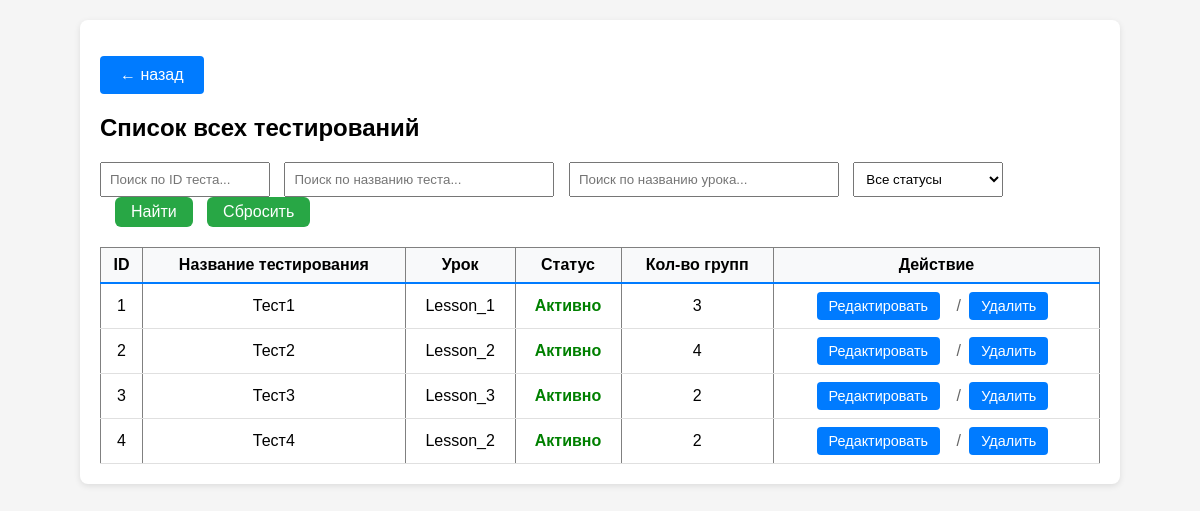
Page /dashboard/testing_management/testing_list (signed in) on the committed database.
### app.py (models this page shows, shortened)
class Testing(db.Model):
    __tablename__ = 'Testings'
    id = db.Column(db.Integer, primary_key=True)
    name = db.Column(db.String(64), unique=True, nullable=False)
    status = db.Column(db.Boolean, nullable=False)
    lesson_id = db.Column(db.Integer, nullable=False)
    group_id = db.Column(db.JSON, nullable=False)

class Lesson(db.Model):
    __tablename__ = 'Lessons'
    id = db.Column(db.Integer, primary_key=True)
    name = db.Column(db.String(64), unique=True, nullable=False)
    time = db.Column(db.Integer, nullable=False)
    price_correct = db.Column(db.Integer, default=1)
    price_wrong = db.Column(db.Integer, default=-1)
    questions = db.Column(db.JSON, nullable=False)

### app.py (the view)
@app.route('/dashboard/testing_management/testing_list')
def testing_list():
    if not check_privileges():
        return redirect(url_for('ErAuth'))
    testings = Testing.query.order_by(Testing.id).all()
    lessons = Lesson.query.order_by(Lesson.id).all()
    lessons_dict = {lesson.id: lesson for lesson in lessons}
    return render_template(mgn + 'testing_list.html', testings=testings, lessons_dict=lessons_dict)

### app.py (called while the page is built)
@login_manager.user_loader
def load_user(user_id):
    return User.query.get(int(user_id))

def check_privileges():
    curent_user = User.query.filter(
        User.username.ilike(
            session.get('curent_user')
        )
    ).first()
    print("DEBUD: curent user is",curent_user)
    print("DEBUG: curent user privileges -",curent_user.is_admin)
    if not curent_user or not curent_user.is_admin:
        return False
    else:
        return True

    def __repr__(self):
        return f'<User {self.username}>'

    @property
    def is_admin(self):
        return self.privileges

### templates/templateM/testing_list.html (shortened to what this page needs)
{% extends 'base.html' %}
{% block content %}
<p><a href="{{ url_for('testing_management') }}" class="btn">← назад</a></p>
<h2>Список всех тестирований</h2>
<div style="margin: 20px 0;">
  <input type="text" id="searchID" placeholder="Поиск по ID теста..."
         style="padding: 8px; width: 150px;">
  <input type="text" id="searchName" placeholder="Поиск по названию теста..."
         style="padding: 8px; width: 250px; margin-left: 10px;">
  <input type="text" id="searchLesson" placeholder="Поиск по названию урока..."
         style="padding: 8px; width: 250px; margin-left: 10px;">
  <select id="searchStatus" style="padding: 8px; width: 150px; margin-left: 10px;">
    <option value="">Все статусы</option>
  </select>
  <button type="button" onclick="searchTable()" style="padding: 6px 16px; margin-left: 15px;">
    Найти
  </button>
  <button type="button" onclick="clearSearch()" style="padding: 6px 16px; margin-left: 10px;">
    Сбросить
  </button>
</div>
<table border="1" cellpadding="5" id="testingTable">
  <thead>
    <tr>
      <th>ID</th>
      <th>Название тестирования</th>
      <th>Урок</th>
      <th>Статус</th>
      <th>Кол-во групп</th>
      <th>Действие</th>
    </tr>
  </thead>
  <tbody>
    {% for t in testings %}
    <tr class="testing_row">
      <td>{{ t.id }}</td>
      <td>{{ t.name }}</td>
      <td>
        {% set lesson = lessons_dict.get(t.lesson_id) %}
        {% if lesson %}
          {{ lesson.name }}
        {% else %}
          <span style="color: #999;">ID: {{ t.lesson_id }}</span>
        {% endif %}
      </td>
      <td>
        {% if t.status == True %}
          <span style="color: green; font-weight: bold;">Активно</span>
        {% else %}
          <span style="color: orange; font-weight: bold;">Архив</span>
        {% endif %}
      </td>
      <td>
        {% if t.group_id %}
          {% if t.group_id is string %}
            {% set groups = t.group_id|from_json %}
            {{ groups|length }}
          {% elif t.group_id is iterable %}
            {{ t.group_id|length }}
          {% else %}
            0
          {% endif %}
        {% else %}
          0
        {% endif %}
      </td>
      <td>
        <div class="actions">
            <a href="{{ url_for('testing_edit', testing_id=t.id) }}"
               class="btn btn-action">Редактировать</a>
            <span class="action-divider">/</span>
            <form action="{{ url_for('testing_delete', testing_id=t.id) }}"
                  method="post" style="display:inline;">
                <button type="submit"
                        onclick="return confirm('Удалить тестирование?')"
                        class="btn btn-action">Удалить</button>
            </form>
        </div>
      </td>
    </tr>
    {% endfor %}
  </tbody>
</table>
{% endblock %}
{% set show_footer = False %}

### templates/base.html (shortened to what this page needs)
<!doctype html>
<html lang="ru">
<head>
{% block header %}
<link rel="stylesheet" href="{{ url_for('static', filename='style.css') }}">
{% endblock  %}
</head>
<body>
<div class="container">
  {% block content %}{% endblock %}
</div>
</body>
</html>

### static/style.css (style rules this page uses)
body { font-family:Arial,sans-serif;margin:0;padding:20px;background:#f5f5f5 }
.container { max-width:1000px; margin:auto; background:white; padding:20px; border-radius:8px; box-shadow:0 2px 6px rgba(0,0,0,.1) }
button { padding:10px 20px; background:#007bff; color:white; border:none; border-radius:4px; cursor:pointer }
button, .btn { padding: 10px 20px; background:#007bff; color:white; border:none; border-radius:4px; cursor:pointer; font-size:1rem; }
a.btn { display:inline-block; text-decoration:none; }
.btn-action { padding:6px 12px; font-size:.9rem; margin-right:8px; white-space:nowrap; }
.action-divider { color:#666; margin:0 4px; }
table { width: 100%; border-collapse: collapse; margin: 0; }
thead { position: sticky; top: 0; background-color: #f8f9fa; z-index: 10; }
th, td { border-bottom: 1px solid #e0e0e0; padding: 8px; text-align: center; vertical-align: middle; }
th { border-bottom: 2px solid #007bff; position: sticky; top: 0; }
button[type="button"] { padding: 10px 20px; background-color: #28a745; color: white; border: none; border-radius: 6px; cursor: pointer; transition: all 0.3s ease; }

### rows in the picture
Testing: id "1", name "Тест1", status "Активно", group_id|length "3"
Lesson: name "Lesson_1"
Testing: id "2", name "Тест2", status "Активно", group_id|length "4"
Lesson: name "Lesson_2"
Testing: id "3", name "Тест3", status "Активно", group_id|length "2"
Lesson: name "Lesson_3"
Testing: id "4", name "Тест4", status "Активно", group_id|length "2"
